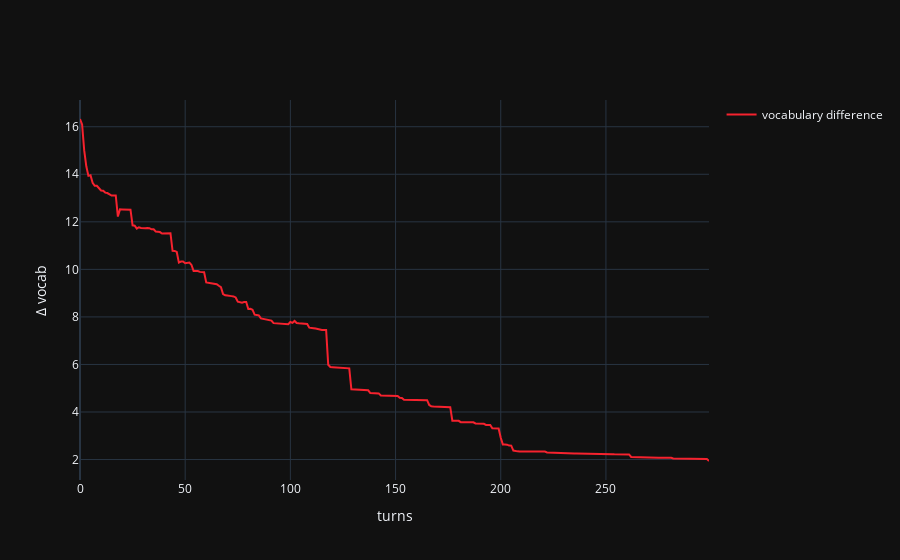

This figure's notebook cell:
### Code cell
fig = plot(vocab_dif.numpy(), 'vocabulary difference')
fig.update_layout(
    # title='Dyadic interaction in a random environment',
    yaxis_title='Δ P(w|m)',
    xaxis_title='turns'
)
fig.show()

### Figure 1 — Plotly figure (JSON) as saved in the notebook; plotly's stock layout.template omitted (floating-point values rounded to 4 significant figures; data arrays with more than 128 entries replaced by an {"elided": "..."} marker saying what was removed)
{"data": [{"legendgroup": "vocabulary difference", "line": {"color": "#F6222E"}, "mode": "lines", "name": "vocabulary difference", "showlegend": true, "x": {"elided": "300 int values"}, "y": {"elided": "300 float values"}, "type": "scatter"}], "layout": {"yaxis": {"title": {"text": "Δ vocab"}}, "xaxis": {"title": {"text": "turns"}}}}
